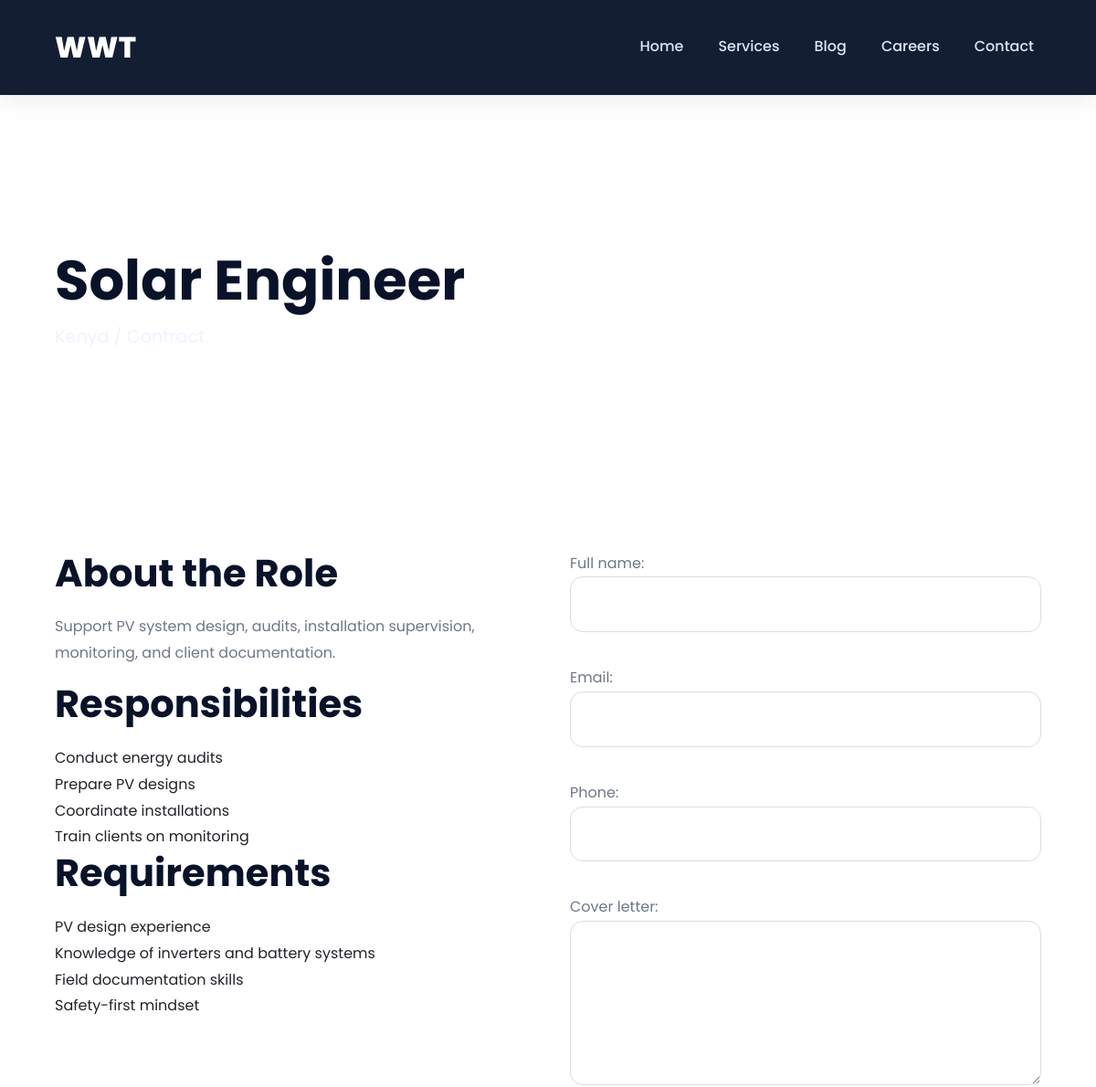
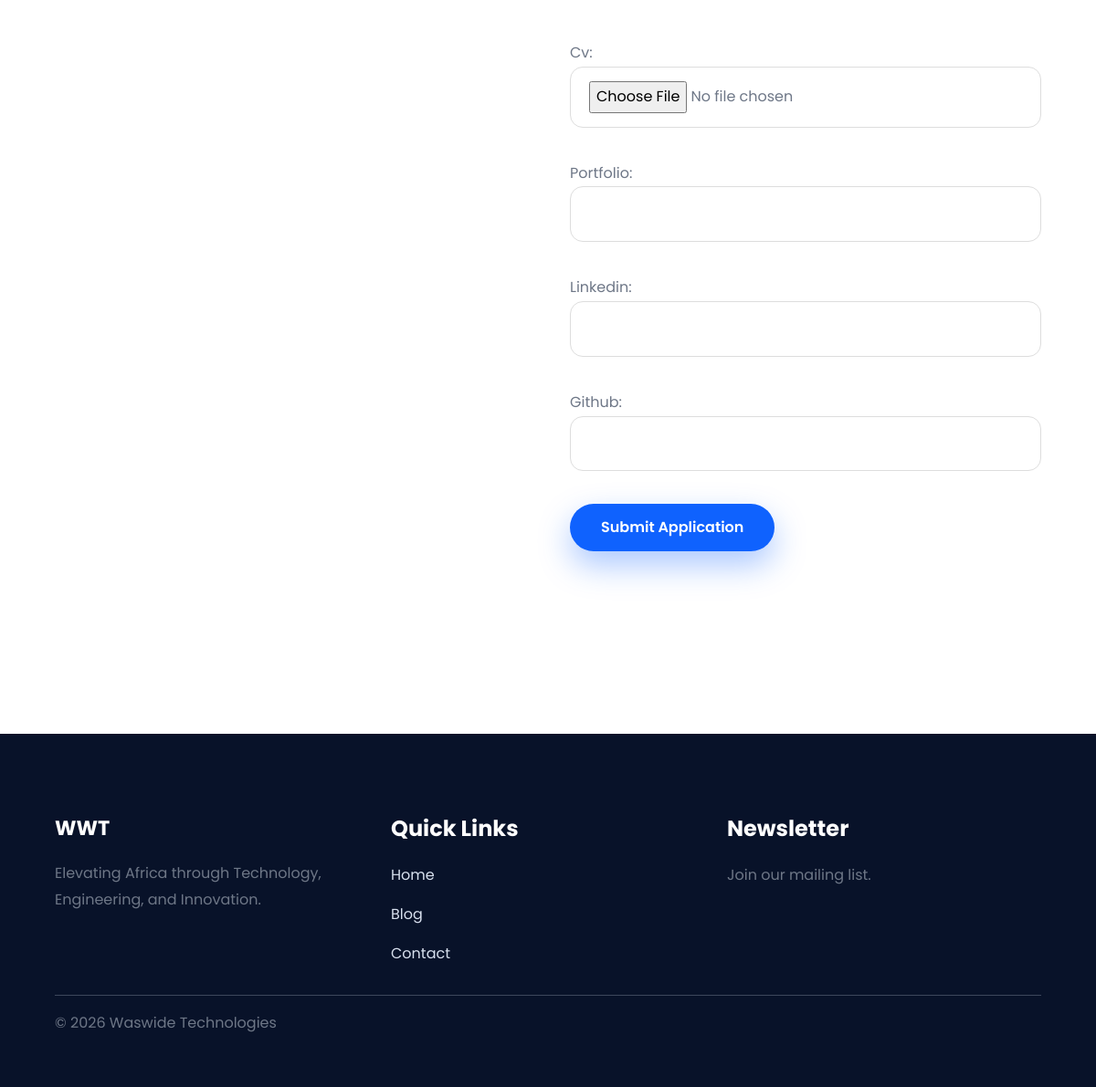
/careers/solar-engineer/, run on the app's committed database (2 pictures, top to bottom).
### commerce/models.py (models this page shows, shortened)
class JobOpening(models.Model):
    EMPLOYMENT_TYPES = [
        ("full_time", "Full-Time"),
        ("part_time", "Part-Time"),
        ("contract", "Contract"),
        ("internship", "Internship"),
        ("volunteer", "Volunteer"),
    ]
    title = models.CharField(max_length=160)
    slug = models.SlugField(unique=True)
    location = models.CharField(max_length=140, default="Nairobi")
    employment_type = models.CharField(max_length=40, choices=EMPLOYMENT_TYPES, default="full_time")
    summary = models.TextField()
    responsibilities = models.TextField(help_text="One responsibility per line")
    requirements = models.TextField(help_text="One requirement per line")
    closing_date = models.DateField(null=True, blank=True)
    is_active = models.BooleanField(default=True)
    notify_subscribers = models.BooleanField(default=True)
    notification_sent = models.BooleanField(default=False, editable=False)
    created_at = models.DateTimeField(auto_now_add=True)
    class Meta:
        ordering = ["-created_at"]
    def responsibility_list(self):
        return _lines(self.responsibilities)
    def requirement_list(self):
        return _lines(self.requirements)

### commerce/views.py (the view, shortened to what this page needs)
# urls.py: path("careers/<slug:slug>/", CareerDetailView.as_view(), name="career_detail"),
class CareerDetailView(DetailView):
    model = JobOpening
    template_name = "commerce/career_detail.html"
    context_object_name = "job"
    def get_queryset(self):
        return JobOpening.objects.filter(is_active=True)
    def get_context_data(self, **kwargs):
        context = super().get_context_data(**kwargs)
        context["form"] = kwargs.get("form") or JobApplicationForm()
        return context

### commerce/forms.py
class JobApplicationForm(forms.ModelForm):
    class Meta:
        model = JobApplication
        fields = ["full_name", "email", "phone", "cover_letter", "cv", "portfolio", "linkedin", "github"]
        widgets = {
            "cover_letter": forms.Textarea(attrs={"rows": 5}),
        }

### commerce/models.py (called while the page is built)
def _lines(value):
    return [line.strip() for line in value.splitlines() if line.strip()]

### templates/commerce/career_detail.html (shortened to what this page needs)
{% extends "base.html" %}
{% block content %}
<section class="page-header py-5"><div class="container"><p class="eyebrow">Career Opportunity</p><h1>{{ job.title }}</h1><p class="lead">{{ job.location }} / {{ job.get_employment_type_display }}</p></div></section>
<section class="py-5"><div class="container"><div class="row g-5"><div class="col-lg-6"><h2>About the Role</h2><p>{{ job.summary }}</p><h2>Responsibilities</h2><ul>{% for item in job.responsibility_list %}<li>{{ item }}</li>{% endfor %}</ul><h2>Requirements</h2><ul>{% for item in job.requirement_list %}<li>{{ item }}</li>{% endfor %}</ul></div><div class="col-lg-6"><form class="form-panel" method="post" enctype="multipart/form-data">{% csrf_token %}{{ form.as_p }}<button class="btn btn-primary" type="submit">Submit Application</button></form></div></div></div></section>
{% endblock %}

### static/css/site.css (style rules this page uses)
:root { --primary: #0F62FE; --primary-dark: #0043CE; --secondary: #081229; --secondary-light: #10274a; --accent: #2ECC71; --accent-dark: #18b45c; --orange: #FF8C00; --light: #F7F9FC; --white: #FFFFFF; --gray: #ECEFF5; --border: #D8DEE8; --text: #20242A; --text-light: #6E7787; --shadow: 0 10px 35px rgba(0, 0, 0, .08); --shadow-lg: 0 25px 60px rgba(0, 0, 0, .15); --radius: 18px; --transition: .35s ease; }
* { margin: 0; padding: 0; box-sizing: border-box; }
html { scroll-behavior: smooth; }
body { font-family: "Poppins", sans-serif; background: #ffffff; color: var(--text); line-height: 1.8; overflow-x: hidden; }
ul { list-style: none; padding: 0; margin: 0; }
section { padding: 100px 0; position: relative; }
.container { width: 92%; max-width: 1250px; margin: auto; }
h1, h2, h3, h4, h5 { font-weight: 700; color: var(--secondary); line-height: 1.2; }
h1 { font-size: 3.8rem; }
h2 { font-size: 2.6rem; margin-bottom: 20px; }
p { font-size: 1rem; color: var(--text-light); }
.lead { font-size: 1.2rem; font-weight: 400; color: #eef3ff; max-width: 700px; }
.eyebrow { display: inline-block; padding: 8px 18px; background: rgba(255, 255, 255, .15); border: 1px solid rgba(255, 255, 255, .15); border-radius: 50px; color: white; font-size: .85rem; font-weight: 600; letter-spacing: 1px; margin-bottom: 25px; text-transform: uppercase; }
.btn { border-radius: 50px; padding: 14px 34px; font-weight: 600; transition: .35s; }
.btn-primary { background: var(--primary); border: none; box-shadow: 0 15px 35px rgba(15, 98, 254, .35); }
section .row { align-items: stretch; }
.py-5 { padding-top: 100px !important; padding-bottom: 100px !important; }
input, textarea, select { width: 100%; padding: 15px 20px; border: 1px solid #ddd; border-radius: 14px; margin-bottom: 20px; font-family: inherit; transition: .3s; }
textarea { min-height: 180px; resize: vertical; }
button, .btn, .card, .feature-card, .product-card, .pricing-card, .blog-card, .job-card, .contact-card, .testimonial { transition: all .35s ease; }

### data on the page
JobOpening: title "Solar Engineer", summary "Support PV system design, audits, installation supervision, monitoring, and client documentation."

### other printed values
{{ item }} "Conduct energy audits" "Prepare PV designs" "Coordinate installations" "Train clients on monitoring"
{{ item }} "PV design experience" "Knowledge of inverters and battery systems" "Field documentation skills" "Safety-first mindset"
